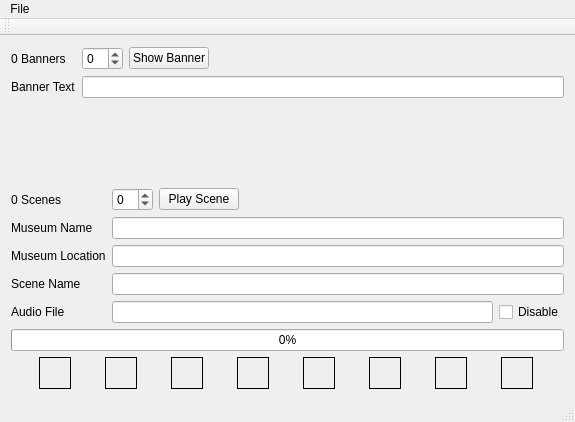
<?xml version="1.0" encoding="UTF-8"?>
<ui version="4.0">
 <class>MainWindow</class>
 <widget class="QMainWindow" name="MainWindow">
  <property name="geometry">
   <rect>
    <x>0</x>
    <y>0</y>
    <width>575</width>
    <height>422</height>
   </rect>
  </property>
  <property name="windowTitle">
   <string>Michigan Museums</string>
  </property>
  <widget class="QWidget" name="centralWidget">
   <layout class="QVBoxLayout" name="verticalLayout">
    <item>
     <layout class="QGridLayout" name="gridLayout">
      <item row="0" column="0">
       <widget class="QLabel" name="lblBannerCount">
        <property name="text">
         <string>0 Banners</string>
        </property>
       </widget>
      </item>
      <item row="0" column="1">
       <layout class="QHBoxLayout" name="horizontalLayout">
        <item>
         <widget class="QSpinBox" name="sbCurrentBanner">
          <property name="focusPolicy">
           <enum>Qt::NoFocus</enum>
          </property>
          <property name="wrapping">
           <bool>true</bool>
          </property>
         </widget>
        </item>
        <item>
         <widget class="QPushButton" name="pbShowBanner">
          <property name="text">
           <string>Show Banner</string>
          </property>
         </widget>
        </item>
        <item>
         <spacer name="horizontalSpacer">
          <property name="orientation">
           <enum>Qt::Horizontal</enum>
          </property>
          <property name="sizeHint" stdset="0">
           <size>
            <width>40</width>
            <height>20</height>
           </size>
          </property>
         </spacer>
        </item>
       </layout>
      </item>
      <item row="1" column="0">
       <widget class="QLabel" name="label_4">
        <property name="text">
         <string>Banner Text</string>
        </property>
       </widget>
      </item>
      <item row="1" column="1">
       <widget class="QLineEdit" name="leCurrentBanner">
        <property name="readOnly">
         <bool>true</bool>
        </property>
       </widget>
      </item>
     </layout>
    </item>
    <item>
     <spacer name="verticalSpacer">
      <property name="orientation">
       <enum>Qt::Vertical</enum>
      </property>
      <property name="sizeHint" stdset="0">
       <size>
        <width>20</width>
        <height>11</height>
       </size>
      </property>
     </spacer>
    </item>
    <item>
     <layout class="QGridLayout" name="gridLayout_2">
      <item row="0" column="0">
       <widget class="QLabel" name="lblSceneCount">
        <property name="text">
         <string>0 Scenes</string>
        </property>
       </widget>
      </item>
      <item row="0" column="1">
       <layout class="QHBoxLayout" name="horizontalLayout_2">
        <item>
         <widget class="QSpinBox" name="sbCurrentScene">
          <property name="focusPolicy">
           <enum>Qt::NoFocus</enum>
          </property>
          <property name="wrapping">
           <bool>true</bool>
          </property>
         </widget>
        </item>
        <item>
         <widget class="QPushButton" name="pbPlayScene">
          <property name="text">
           <string>Play Scene</string>
          </property>
         </widget>
        </item>
        <item>
         <spacer name="horizontalSpacer_2">
          <property name="orientation">
           <enum>Qt::Horizontal</enum>
          </property>
          <property name="sizeHint" stdset="0">
           <size>
            <width>40</width>
            <height>20</height>
           </size>
          </property>
         </spacer>
        </item>
       </layout>
      </item>
      <item row="1" column="0">
       <widget class="QLabel" name="label">
        <property name="text">
         <string>Museum Name</string>
        </property>
       </widget>
      </item>
      <item row="1" column="1">
       <widget class="QLineEdit" name="leMuseumName">
        <property name="readOnly">
         <bool>true</bool>
        </property>
       </widget>
      </item>
      <item row="2" column="0">
       <widget class="QLabel" name="label_2">
        <property name="text">
         <string>Museum Location</string>
        </property>
       </widget>
      </item>
      <item row="2" column="1">
       <widget class="QLineEdit" name="leMuseumLocation">
        <property name="readOnly">
         <bool>true</bool>
        </property>
       </widget>
      </item>
      <item row="3" column="0">
       <widget class="QLabel" name="label_3">
        <property name="text">
         <string>Scene Name</string>
        </property>
       </widget>
      </item>
      <item row="3" column="1">
       <widget class="QLineEdit" name="leSceneName">
        <property name="readOnly">
         <bool>true</bool>
        </property>
       </widget>
      </item>
      <item row="4" column="0">
       <widget class="QLabel" name="label_5">
        <property name="text">
         <string>Audio File</string>
        </property>
       </widget>
      </item>
      <item row="4" column="1">
       <layout class="QHBoxLayout" name="horizontalLayout_4">
        <item>
         <widget class="QLineEdit" name="leAudioFile">
          <property name="readOnly">
           <bool>true</bool>
          </property>
         </widget>
        </item>
        <item>
         <widget class="QCheckBox" name="chkDisableAudio">
          <property name="text">
           <string>Disable</string>
          </property>
         </widget>
        </item>
       </layout>
      </item>
     </layout>
    </item>
    <item>
     <widget class="QProgressBar" name="prgAudioProgress">
      <property name="value">
       <number>0</number>
      </property>
     </widget>
    </item>
    <item>
     <layout class="QHBoxLayout" name="horizontalLayout_3">
      <item>
       <widget class="QLabel" name="lblPod0">
        <property name="minimumSize">
         <size>
          <width>32</width>
          <height>32</height>
         </size>
        </property>
        <property name="maximumSize">
         <size>
          <width>32</width>
          <height>32</height>
         </size>
        </property>
        <property name="autoFillBackground">
         <bool>true</bool>
        </property>
        <property name="frameShape">
         <enum>QFrame::Box</enum>
        </property>
        <property name="text">
         <string/>
        </property>
       </widget>
      </item>
      <item>
       <widget class="QLabel" name="lblPod1">
        <property name="minimumSize">
         <size>
          <width>32</width>
          <height>32</height>
         </size>
        </property>
        <property name="maximumSize">
         <size>
          <width>32</width>
          <height>32</height>
         </size>
        </property>
        <property name="autoFillBackground">
         <bool>true</bool>
        </property>
        <property name="frameShape">
         <enum>QFrame::Box</enum>
        </property>
        <property name="text">
         <string/>
        </property>
       </widget>
      </item>
      <item>
       <widget class="QLabel" name="lblPod2">
        <property name="minimumSize">
         <size>
          <width>32</width>
          <height>32</height>
         </size>
        </property>
        <property name="maximumSize">
         <size>
          <width>32</width>
          <height>32</height>
         </size>
        </property>
        <property name="autoFillBackground">
         <bool>true</bool>
        </property>
        <property name="frameShape">
         <enum>QFrame::Box</enum>
        </property>
        <property name="text">
         <string/>
        </property>
       </widget>
      </item>
      <item>
       <widget class="QLabel" name="lblPod3">
        <property name="minimumSize">
         <size>
          <width>32</width>
          <height>32</height>
         </size>
        </property>
        <property name="maximumSize">
         <size>
          <width>32</width>
          <height>32</height>
         </size>
        </property>
        <property name="autoFillBackground">
         <bool>true</bool>
        </property>
        <property name="frameShape">
         <enum>QFrame::Box</enum>
        </property>
        <property name="text">
         <string/>
        </property>
       </widget>
      </item>
      <item>
       <widget class="QLabel" name="lblPod4">
        <property name="minimumSize">
         <size>
          <width>32</width>
          <height>32</height>
         </size>
        </property>
        <property name="maximumSize">
         <size>
          <width>32</width>
          <height>32</height>
         </size>
        </property>
        <property name="autoFillBackground">
         <bool>true</bool>
        </property>
        <property name="frameShape">
         <enum>QFrame::Box</enum>
        </property>
        <property name="text">
         <string/>
        </property>
       </widget>
      </item>
      <item>
       <widget class="QLabel" name="lblPod5">
        <property name="minimumSize">
         <size>
          <width>32</width>
          <height>32</height>
         </size>
        </property>
        <property name="maximumSize">
         <size>
          <width>32</width>
          <height>32</height>
         </size>
        </property>
        <property name="autoFillBackground">
         <bool>true</bool>
        </property>
        <property name="frameShape">
         <enum>QFrame::Box</enum>
        </property>
        <property name="text">
         <string/>
        </property>
       </widget>
      </item>
      <item>
       <widget class="QLabel" name="lblPod6">
        <property name="minimumSize">
         <size>
          <width>32</width>
          <height>32</height>
         </size>
        </property>
        <property name="maximumSize">
         <size>
          <width>32</width>
          <height>32</height>
         </size>
        </property>
        <property name="autoFillBackground">
         <bool>true</bool>
        </property>
        <property name="frameShape">
         <enum>QFrame::Box</enum>
        </property>
        <property name="text">
         <string/>
        </property>
       </widget>
      </item>
      <item>
       <widget class="QLabel" name="lblPod7">
        <property name="minimumSize">
         <size>
          <width>32</width>
          <height>32</height>
         </size>
        </property>
        <property name="maximumSize">
         <size>
          <width>32</width>
          <height>32</height>
         </size>
        </property>
        <property name="autoFillBackground">
         <bool>true</bool>
        </property>
        <property name="frameShape">
         <enum>QFrame::Box</enum>
        </property>
        <property name="text">
         <string/>
        </property>
       </widget>
      </item>
     </layout>
    </item>
   </layout>
  </widget>
  <widget class="QMenuBar" name="menuBar">
   <property name="geometry">
    <rect>
     <x>0</x>
     <y>0</y>
     <width>575</width>
     <height>22</height>
    </rect>
   </property>
   <widget class="QMenu" name="menuFile">
    <property name="title">
     <string>File</string>
    </property>
    <addaction name="actionOpen_Scene_Description"/>
   </widget>
   <addaction name="menuFile"/>
  </widget>
  <widget class="QToolBar" name="mainToolBar">
   <attribute name="toolBarArea">
    <enum>TopToolBarArea</enum>
   </attribute>
   <attribute name="toolBarBreak">
    <bool>false</bool>
   </attribute>
  </widget>
  <widget class="QStatusBar" name="statusBar"/>
  <action name="actionOpen_Scene_Description">
   <property name="text">
    <string>Open Scene Description...</string>
   </property>
   <property name="shortcut">
    <string>Ctrl+O</string>
   </property>
  </action>
 </widget>
 <layoutdefault spacing="6" margin="11"/>
 <resources/>
 <connections/>
</ui>
